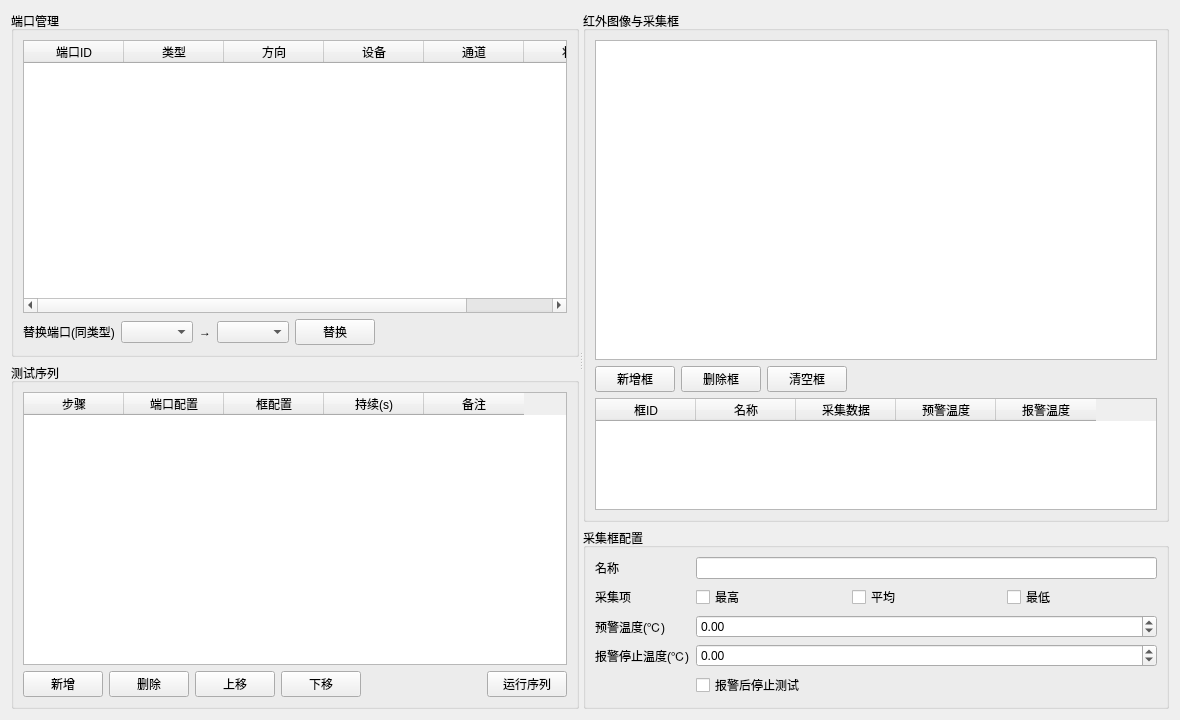
<?xml version="1.0" encoding="UTF-8"?>
<ui version="4.0">
 <class>deviceportmanager</class>
 <widget class="QWidget" name="deviceportmanager">
  <property name="geometry">
   <rect>
    <x>0</x>
    <y>0</y>
    <width>1180</width>
    <height>720</height>
   </rect>
  </property>
  <property name="windowTitle">
   <string>端口与采集框管理</string>
  </property>
  <layout class="QVBoxLayout" name="verticalLayout">
   <item>
    <widget class="QSplitter" name="splitterMain">
     <property name="orientation">
      <enum>Qt::Horizontal</enum>
     </property>
     <widget class="QWidget" name="leftPanel">
      <layout class="QVBoxLayout" name="leftLayout">
       <item>
        <widget class="QGroupBox" name="groupPorts">
         <property name="title">
          <string>端口管理</string>
         </property>
         <layout class="QVBoxLayout" name="portsLayout">
          <item>
           <widget class="QTableWidget" name="tablePorts">
            <property name="alternatingRowColors">
             <bool>true</bool>
            </property>
            <property name="selectionBehavior">
             <enum>QAbstractItemView::SelectRows</enum>
            </property>
            <property name="selectionMode">
             <enum>QAbstractItemView::SingleSelection</enum>
            </property>
            <property name="editTriggers">
             <set>QAbstractItemView::NoEditTriggers</set>
            </property>
            <property name="columnCount">
             <number>6</number>
            </property>
            <column>
             <property name="text">
              <string>端口ID</string>
             </property>
            </column>
            <column>
             <property name="text">
              <string>类型</string>
             </property>
            </column>
            <column>
             <property name="text">
              <string>方向</string>
             </property>
            </column>
            <column>
             <property name="text">
              <string>设备</string>
             </property>
            </column>
            <column>
             <property name="text">
              <string>通道</string>
             </property>
            </column>
            <column>
             <property name="text">
              <string>状态</string>
             </property>
            </column>
           </widget>
          </item>
          <item>
           <layout class="QHBoxLayout" name="replaceLayout">
            <item>
             <widget class="QLabel" name="labelReplace">
              <property name="text">
               <string>替换端口(同类型)</string>
              </property>
             </widget>
            </item>
            <item>
             <widget class="QComboBox" name="comboOldPort" />
            </item>
            <item>
             <widget class="QLabel" name="labelTo">
              <property name="text">
               <string>→</string>
              </property>
             </widget>
            </item>
            <item>
             <widget class="QComboBox" name="comboNewPort" />
            </item>
            <item>
             <widget class="QPushButton" name="btnReplacePort">
              <property name="text">
               <string>替换</string>
              </property>
             </widget>
            </item>
            <item>
             <spacer name="spacerReplace">
              <property name="orientation">
               <enum>Qt::Horizontal</enum>
              </property>
              <property name="sizeHint" stdset="0">
               <size>
                <width>40</width>
                <height>20</height>
               </size>
              </property>
             </spacer>
            </item>
           </layout>
          </item>
         </layout>
        </widget>
       </item>
       <item>
        <widget class="QGroupBox" name="groupSequence">
         <property name="title">
          <string>测试序列</string>
         </property>
         <layout class="QVBoxLayout" name="sequenceLayout">
          <item>
           <widget class="QTableWidget" name="tableSequence">
            <property name="alternatingRowColors">
             <bool>true</bool>
            </property>
            <property name="selectionBehavior">
             <enum>QAbstractItemView::SelectRows</enum>
            </property>
            <property name="selectionMode">
             <enum>QAbstractItemView::SingleSelection</enum>
            </property>
            <property name="editTriggers">
             <set>QAbstractItemView::NoEditTriggers</set>
            </property>
            <property name="columnCount">
             <number>5</number>
            </property>
            <column>
             <property name="text">
              <string>步骤</string>
             </property>
            </column>
            <column>
             <property name="text">
              <string>端口配置</string>
             </property>
            </column>
            <column>
             <property name="text">
              <string>框配置</string>
             </property>
            </column>
            <column>
             <property name="text">
              <string>持续(s)</string>
             </property>
            </column>
            <column>
             <property name="text">
              <string>备注</string>
             </property>
            </column>
           </widget>
          </item>
          <item>
           <layout class="QHBoxLayout" name="sequenceButtons">
            <item>
             <widget class="QPushButton" name="btnSeqAdd">
              <property name="text">
               <string>新增</string>
              </property>
             </widget>
            </item>
            <item>
             <widget class="QPushButton" name="btnSeqRemove">
              <property name="text">
               <string>删除</string>
              </property>
             </widget>
            </item>
            <item>
             <widget class="QPushButton" name="btnSeqUp">
              <property name="text">
               <string>上移</string>
              </property>
             </widget>
            </item>
            <item>
             <widget class="QPushButton" name="btnSeqDown">
              <property name="text">
               <string>下移</string>
              </property>
             </widget>
            </item>
            <item>
             <spacer name="spacerSeq">
              <property name="orientation">
               <enum>Qt::Horizontal</enum>
              </property>
              <property name="sizeHint" stdset="0">
               <size>
                <width>40</width>
                <height>20</height>
               </size>
              </property>
             </spacer>
            </item>
            <item>
             <widget class="QPushButton" name="btnSeqRun">
              <property name="text">
               <string>运行序列</string>
              </property>
             </widget>
            </item>
           </layout>
          </item>
         </layout>
        </widget>
       </item>
      </layout>
     </widget>
     <widget class="QWidget" name="rightPanel">
      <layout class="QVBoxLayout" name="rightLayout">
       <item>
        <widget class="QGroupBox" name="groupIR">
         <property name="title">
          <string>红外图像与采集框</string>
         </property>
         <layout class="QVBoxLayout" name="irLayout">
          <item>
           <widget class="QGraphicsView" name="irView">
            <property name="minimumSize">
             <size>
              <width>480</width>
              <height>320</height>
             </size>
            </property>
           </widget>
          </item>
          <item>
           <layout class="QHBoxLayout" name="boxButtons">
            <item>
             <widget class="QPushButton" name="btnAddBox">
              <property name="text">
               <string>新增框</string>
              </property>
             </widget>
            </item>
            <item>
             <widget class="QPushButton" name="btnRemoveBox">
              <property name="text">
               <string>删除框</string>
              </property>
             </widget>
            </item>
            <item>
             <widget class="QPushButton" name="btnClearBoxes">
              <property name="text">
               <string>清空框</string>
              </property>
             </widget>
            </item>
            <item>
             <spacer name="spacerBoxButtons">
              <property name="orientation">
               <enum>Qt::Horizontal</enum>
              </property>
              <property name="sizeHint" stdset="0">
               <size>
                <width>40</width>
                <height>20</height>
               </size>
              </property>
             </spacer>
            </item>
           </layout>
          </item>
          <item>
           <widget class="QTableWidget" name="tableBoxes">
            <property name="alternatingRowColors">
             <bool>true</bool>
            </property>
            <property name="selectionBehavior">
             <enum>QAbstractItemView::SelectRows</enum>
            </property>
            <property name="selectionMode">
             <enum>QAbstractItemView::SingleSelection</enum>
            </property>
            <property name="editTriggers">
             <set>QAbstractItemView::NoEditTriggers</set>
            </property>
            <property name="columnCount">
             <number>5</number>
            </property>
            <column>
             <property name="text">
              <string>框ID</string>
             </property>
            </column>
            <column>
             <property name="text">
              <string>名称</string>
             </property>
            </column>
            <column>
             <property name="text">
              <string>采集数据</string>
             </property>
            </column>
            <column>
             <property name="text">
              <string>预警温度</string>
             </property>
            </column>
            <column>
             <property name="text">
              <string>报警温度</string>
             </property>
            </column>
           </widget>
          </item>
         </layout>
        </widget>
       </item>
       <item>
        <widget class="QGroupBox" name="groupBoxConfig">
         <property name="title">
          <string>采集框配置</string>
         </property>
         <layout class="QFormLayout" name="boxConfigLayout">
          <item row="0" column="0">
           <widget class="QLabel" name="labelBoxName">
            <property name="text">
             <string>名称</string>
            </property>
           </widget>
          </item>
          <item row="0" column="1">
           <widget class="QLineEdit" name="editBoxName" />
          </item>
          <item row="1" column="0">
           <widget class="QLabel" name="labelDataType">
            <property name="text">
             <string>采集项</string>
            </property>
           </widget>
          </item>
          <item row="1" column="1">
           <layout class="QHBoxLayout" name="dataTypeLayout">
            <item>
             <widget class="QCheckBox" name="checkMax">
              <property name="text">
               <string>最高</string>
              </property>
             </widget>
            </item>
            <item>
             <widget class="QCheckBox" name="checkAvg">
              <property name="text">
               <string>平均</string>
              </property>
             </widget>
            </item>
            <item>
             <widget class="QCheckBox" name="checkMin">
              <property name="text">
               <string>最低</string>
              </property>
             </widget>
            </item>
           </layout>
          </item>
          <item row="2" column="0">
           <widget class="QLabel" name="labelWarnTemp">
            <property name="text">
             <string>预警温度(℃)</string>
            </property>
           </widget>
          </item>
          <item row="2" column="1">
           <widget class="QDoubleSpinBox" name="spinWarnTemp">
            <property name="minimum">
             <double>-100.000000000000000</double>
            </property>
            <property name="maximum">
             <double>500.000000000000000</double>
            </property>
            <property name="decimals">
             <number>2</number>
            </property>
           </widget>
          </item>
          <item row="3" column="0">
           <widget class="QLabel" name="labelStopTemp">
            <property name="text">
             <string>报警停止温度(℃)</string>
            </property>
           </widget>
          </item>
          <item row="3" column="1">
           <widget class="QDoubleSpinBox" name="spinStopTemp">
            <property name="minimum">
             <double>-100.000000000000000</double>
            </property>
            <property name="maximum">
             <double>500.000000000000000</double>
            </property>
            <property name="decimals">
             <number>2</number>
            </property>
           </widget>
          </item>
          <item row="4" column="1">
           <widget class="QCheckBox" name="checkStopOnAlarm">
            <property name="text">
             <string>报警后停止测试</string>
            </property>
           </widget>
          </item>
         </layout>
        </widget>
       </item>
      </layout>
     </widget>
    </widget>
   </item>
  </layout>
 </widget>
 <resources/>
 <connections/>
</ui>
